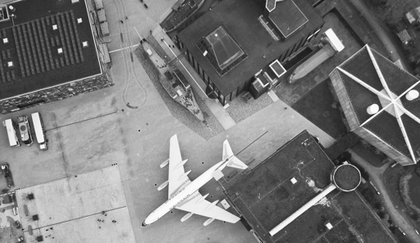
%> input picture HW3/Q3/image3.png, 420 x 243 px, shrunk from 512 x 296 before the run
$ octave Q3_main.m   (GNU Octave 9; MATLAB toolbox functions it lacks are replaced by stand-ins)
%> lines starting %> are read from the running program, lines starting %| are printed output that depends on the picture
%> further down, im is the input picture: size 243x420 uint8; min 13, max 255, mean 120.4
### HW3/Q3/anisodiff.m
% ANISODIFF - Anisotropic diffusion.
%
% Usage:
%  diff = anisodiff(im, niter, kappa, lambda, option)
%
% Arguments:
%         im     - input image
%         niter  - number of iterations.
%         kappa  - conduction coefficient 20-100 ?
%         lambda - max value of .25 for stability
%         option - 1 Perona Malik diffusion equation No 1
%                  2 Perona Malik diffusion equation No 2
%
% Returns:
%         diff   - diffused image.
%
% kappa controls conduction as a function of gradient.  If kappa is low
% small intensity gradients are able to block conduction and hence diffusion
% across step edges.  A large value reduces the influence of intensity
% gradients on conduction.
%
% lambda controls speed of diffusion (you usually want it at a maximum of
% 0.25)
%
% Diffusion equation 1 favours high contrast edges over low contrast ones.
% Diffusion equation 2 favours wide regions over smaller ones.

% Reference:
% P. Perona and J. Malik.
% Scale-space and edge detection using ansotropic diffusion.
% IEEE Transactions on Pattern Analysis and Machine Intelligence,
% 12(7):629-639, July 1990.
%
% Peter Kovesi
% School of Computer Science & Software Engineering
% The University of Western Australia
% pk @ csse uwa edu au
% http://www.csse.uwa.edu.au
%
% June 2000  original version.
% March 2002 corrected diffusion eqn No 2.

function diff = anisodiff(im, niter, kappa, lambda, option)
%> called with niter = 2, kappa = 25, lambda = 0.18, option = 1

if ndims(im)==3
  error('Anisodiff only operates on 2D grey-scale images');
end

im = double(im);
[rows,cols] = size(im);
%> rows = 243; cols = 420
diff = im;

for i = 1:niter
%   fprintf('\rIteration %d',i);

  % Construct diffl which is the same as diff but
  % has an extra padding of zeros around it.
  diffl = zeros(rows+2, cols+2);
  diffl(2:rows+1, 2:cols+1) = diff;

  % North, South, East and West differences
  deltaN = diffl(1:rows,2:cols+1)   - diff;
  deltaS = diffl(3:rows+2,2:cols+1) - diff;
  deltaE = diffl(2:rows+1,3:cols+2) - diff;
  deltaW = diffl(2:rows+1,1:cols)   - diff;

  % Conduction
  if option == 1
    cN = exp(-(deltaN/kappa).^2);
    cS = exp(-(deltaS/kappa).^2);
    cE = exp(-(deltaE/kappa).^2);
    cW = exp(-(deltaW/kappa).^2);
  elseif option == 2
    cN = 1./(1 + (deltaN/kappa).^2);
    cS = 1./(1 + (deltaS/kappa).^2);
    cE = 1./(1 + (deltaE/kappa).^2);
    cW = 1./(1 + (deltaW/kappa).^2);
  end

  diff = diff + lambda*(cN.*deltaN + cS.*deltaS + cE.*deltaE + cW.*deltaW);

%  Uncomment the following to see a progression of images
%  subplot(ceil(sqrt(niterations)),ceil(sqrt(niterations)), i)
%  imagesc(diff), colormap(gray), axis image

end
%> this loop made 2 passes
%> pass 1, in anisodiff, `deltaN = diffl(1:rows,2:cols+1)   - diff;`:
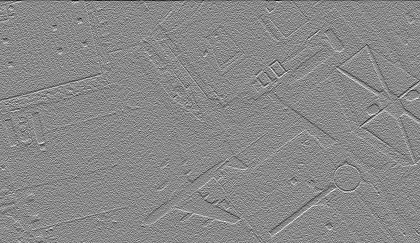
%> deltaN: size 243x420 double; min -0.974, max 0.833, mean -0.00215; drawn with min black and max white
%> pass 1, in anisodiff, `deltaS = diffl(3:rows+2,2:cols+1) - diff;`:
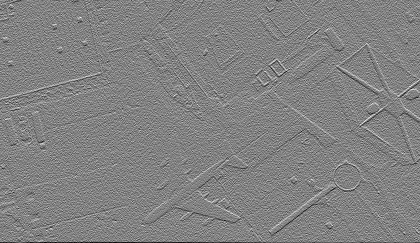
%> deltaS: size 243x420 double; min -0.953, max 0.912, mean -0.00154; drawn with min black and max white
%> pass 1, in anisodiff, `deltaE = diffl(2:rows+1,3:cols+2) - diff;`:
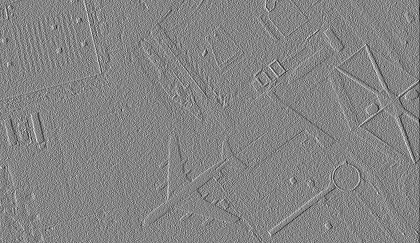
%> deltaE: size 243x420 double; min -0.919, max 0.847, mean -0.000993; drawn with min black and max white
%> pass 1, in anisodiff, `deltaW = diffl(2:rows+1,1:cols)   - diff;`:
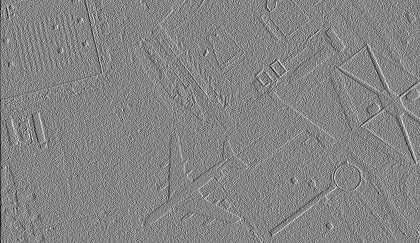
%> deltaW: size 243x420 double; min -0.877, max 0.806, mean -0.000718; drawn with min black and max white
%> after the loop:
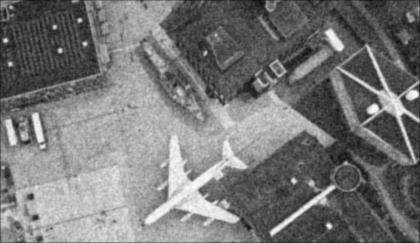
%> diff: size 243x420 double; min 0.0479, max 0.996, mean 0.469
%> after the loop:
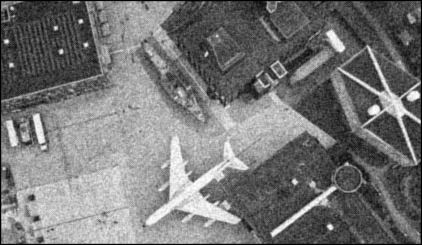
%> diffl: size 245x422 double; min 0, max 1, mean 0.464
%fprintf('\n');

### HW3/Q3/isodiff.m
% ANISODIFF - Isotropic diffusion.
%
% Usage:
%  diff = anisodiff(im, niter, kappa, lambda, option)
%
% Arguments:
%         im     - input image
%         niter  - number of iterations.
%         kappa  - conduction coefficient 20-100 ?
%         lambda - max value of .25 for stability
%         option - 1 Perona Malik diffusion equation No 1
%                  2 Perona Malik diffusion equation No 2
%
% Returns:
%         diff   - diffused image.
%
% kappa controls conduction as a function of gradient.  If kappa is low
% small intensity gradients are able to block conduction and hence diffusion
% across step edges.  A large value reduces the influence of intensity
% gradients on conduction.
%
% lambda controls speed of diffusion (you usually want it at a maximum of
% 0.25)
%
% Diffusion equation 1 favours high contrast edges over low contrast ones.
% Diffusion equation 2 favours wide regions over smaller ones.

% Reference:
% P. Perona and J. Malik.
% Scale-space and edge detection using ansotropic diffusion.
% IEEE Transactions on Pattern Analysis and Machine Intelligence,
% 12(7):629-639, July 1990.
%
% Peter Kovesi
% School of Computer Science & Software Engineering
% The University of Western Australia
% pk @ csse uwa edu au
% http://www.csse.uwa.edu.au
%
% June 2000  original version.
% March 2002 corrected diffusion eqn No 2.

function diff = isodiff(im, lambda, constant)
%> called with lambda = 0.1, constant = 1.7

if ndims(im)==3
  error('Isodiff only operates on 2D grey-scale images');
end

im = double(im);
[rows,cols] = size(im);
diff = im;

% Construct diffl which is the same as diff but
% has an extra padding of zeros around it.
diffl = zeros(rows+2, cols+2);
diffl(2:rows+1, 2:cols+1) = diff;
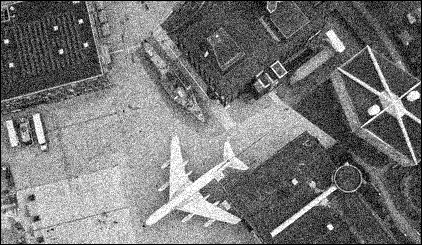
%> diffl: size 245x422 double; min 0, max 1, mean 0.465

% North, South, East and West differences
deltaN = diffl(1:rows,2:cols+1)   - diff;
deltaS = diffl(3:rows+2,2:cols+1) - diff;
deltaE = diffl(2:rows+1,3:cols+2) - diff;
deltaW = diffl(2:rows+1,1:cols)   - diff;

% Conduction
cN = constant;
cS = constant;
cE = constant;
cW = constant;

diff = diff + lambda*(cN.*deltaN + cS.*deltaS + cE.*deltaE + cW.*deltaW);

%  Uncomment the following to see a progression of images
%  subplot(ceil(sqrt(niterations)),ceil(sqrt(niterations)), i)
%  imagesc(diff), colormap(gray), axis image
end

### HW3/Q3/Q3_main.m
clear; clc; close all;

im = imread('image3.png');
im = im2double(im);

im_noisy = imnoise(im, 'gaussian');

% Denoise the image using anisotropic diffusion
niter = 2;          % Number of iterations
kappa = 25;         % Conduction coefficient
lambda = 0.18;       % Maximum value for stability
option = 1;         % Diffusion equation No 2
aniso_im_denoised = anisodiff(im_noisy, niter, kappa, lambda, option);

% Denoise the image using isotropic diffusion
lambda = 0.1;
constant = 1.7;
iso_im_denoised = isodiff(im_noisy, lambda, constant);

subplot(2,2,1); imshow(im);
title(['Original image: SSIM=', num2str(ssim(im, im)), ', NIQE=', num2str(niqe(im))]);
subplot(2,2,2); imshow(im_noisy);
title(['Noisy image: SSIM=', num2str(ssim(im_noisy, im)), ', NIQE=', num2str(niqe(im_noisy))]);

subplot(2,2,3); imshow(aniso_im_denoised);
title(['Aniso Denoised image: SSIM=', num2str(ssim(aniso_im_denoised, im)), ', NIQE=', num2str(niqe(aniso_im_denoised))]);
subplot(2,2,4); imshow(iso_im_denoised);
title(['Iso Denoised image: SSIM=', num2str(ssim(iso_im_denoised, im)), ', NIQE=', num2str(niqe(iso_im_denoised))]);


%% ============ Cross-Validation for Selecting Hyperparameters ============
%% Cross-Validation for Aniso
ssims = [];
niqes = [];
for lambda=0.15
    t = 20:5:100;
    for kappa=20:5:100
        aniso_im_denoised = anisodiff(im_noisy, niter, kappa, lambda, option);
        ssim_score = ssim(aniso_im_denoised, im);
%> (the run ends here)
